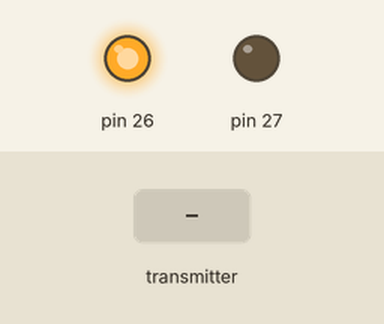
Recording of a sketch running on a simulated Arduino Mega 2560, built with avr-gcc and run on an emulated ATmega2560. Parts: output pins drawn as LEDs (lit = HIGH). Inputs (shaded band) come from the test bench. No radio packets arrive unless stated; what the sketch prints to the serial monitor is not drawn.

Above: at 1.2 s.
1.3 s: the transmitter starts sending throttle = 0
4.3 s: the transmitter starts sending yaw = 0
7.3 s: the transmitter starts sending pitch = 0
Timing chart, 0 to 10.3 s (numbered marks = the images above; inputs shaded):
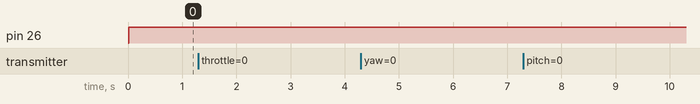

The sketch:

RX_debugger.ino
```cpp
/*
        A basic 4 channel transmitter using the nRF24L01 module. Coded by bu1th4nh
        Special thanks to iforce2d YT Channel. Visit his channel here: https://www.youtube.com/channel/UCTXOorupCLqqQifs2jbz7rQ

        The telemetry feature is still WIP and will be updated in the near future
        Code using RF24 library form TMRh20. Check out his repository!: https://github.com/nRF24/RF24
*/

//------------------------------------------------------------------------
//Libraries and namespaces
#include <SPI.h>
#include <nRF24L01.h>
#include <RF24.h>
#include "printf.h"


//------------------------------------------------------------------------
//Macroes
#define RF24_CSN 53
#define RF24_CE  49
#define SW1 A6
#define SW2 A7
#define SW3_L  8
#define SW3_H  7
#define SW4_L  6
#define SW4_H  5
#define BUTT_L 4
#define BUTT_R 3


const byte pipeAddress[] = "CTBers";
//------------------------------------------------------------------------
//Data and ACK packets
//Main Data Packet - The sizeof this struct should not exceed 32 bytes
struct RadioData
{
    byte throttle;
    byte yaw;
    byte pitch;
    byte roll;
    byte switch_1;      //For SW1, SW2 - 6bits and button-L.
    byte switch_2;      //For SW3, SW4 - 6bits and button-R.

    /*          Bit representation:
            From bit 0 to bit 7: SW-down, SW-mid, SW-up, SW-down, SW-mid, SW-up, NONE, button - switch_1,2.
    */

};
//Acknowledgement Data Packet
struct AckPayload
{
    float lat;
    float lon;
    int16_t heading;
    int16_t pitch;
    int16_t roll;
    int32_t alt;
    byte flags;
};

//------------------------------------------------------------------------
//Typedefs
const byte serialHeader[4] = {255,254,253,252};
RF24 radio(RF24_CE, RF24_CSN);
int pps = 0, ppsCounter = 0;
unsigned long lastPPS = 0;

AckPayload ackPayload;
RadioData radioData;

//#define __AUTO_ACK___

void resetRadioData()
{
    radioData.throttle = 127;
    radioData.yaw = 127;
    radioData.pitch = 127;
    radioData.roll = 127;
    radioData.switch_1 = 0;
    radioData.switch_2 = 0;
}

//------------------------------------------------------------------------

//------------------------------------------------------------------------
//Setup
void setup()
{
    radio.begin();
    Serial.begin(57600);
    printf_begin();


    radio.openReadingPipe(0, pipeAddress);
    radio.setDataRate(RF24_250KBPS);
    radio.setPALevel(RF24_PA_MAX);

    #ifdef __AUTO_ACK___
        radio.setAutoAck(1);                    //Ensure autoACK is enabled
        radio.enableAckPayload();               //Allow optional ack payloads
        radio.enableDynamicPayloads();
    #else
        radio.setAutoAck(false);
    #endif

    radio.startListening();
    radio.printDetails();
    resetRadioData();
    pinMode(26, OUTPUT);
    pinMode(27, OUTPUT);
}

void loop()
{
    if(radio.available())
    {
        // Read the data payload until we've received everything
		// Fetch the data payload
		radio.read(&radioData, sizeof(RadioData));
		Serial.print("Yaw:      \t"); Serial.println(radioData.yaw);
		Serial.print("Roll:     \t"); Serial.println(radioData.roll);
		Serial.print("Pitch:    \t"); Serial.println(radioData.pitch);
		Serial.print("Throttle: \t"); Serial.println(radioData.throttle);
		Serial.println("");
		digitalWrite(26, 0);
		digitalWrite(27, 1);
    }
    else
    {
        Serial.println("No data");
        digitalWrite(26, 1);
		digitalWrite(27, 0);
    }

}
```
